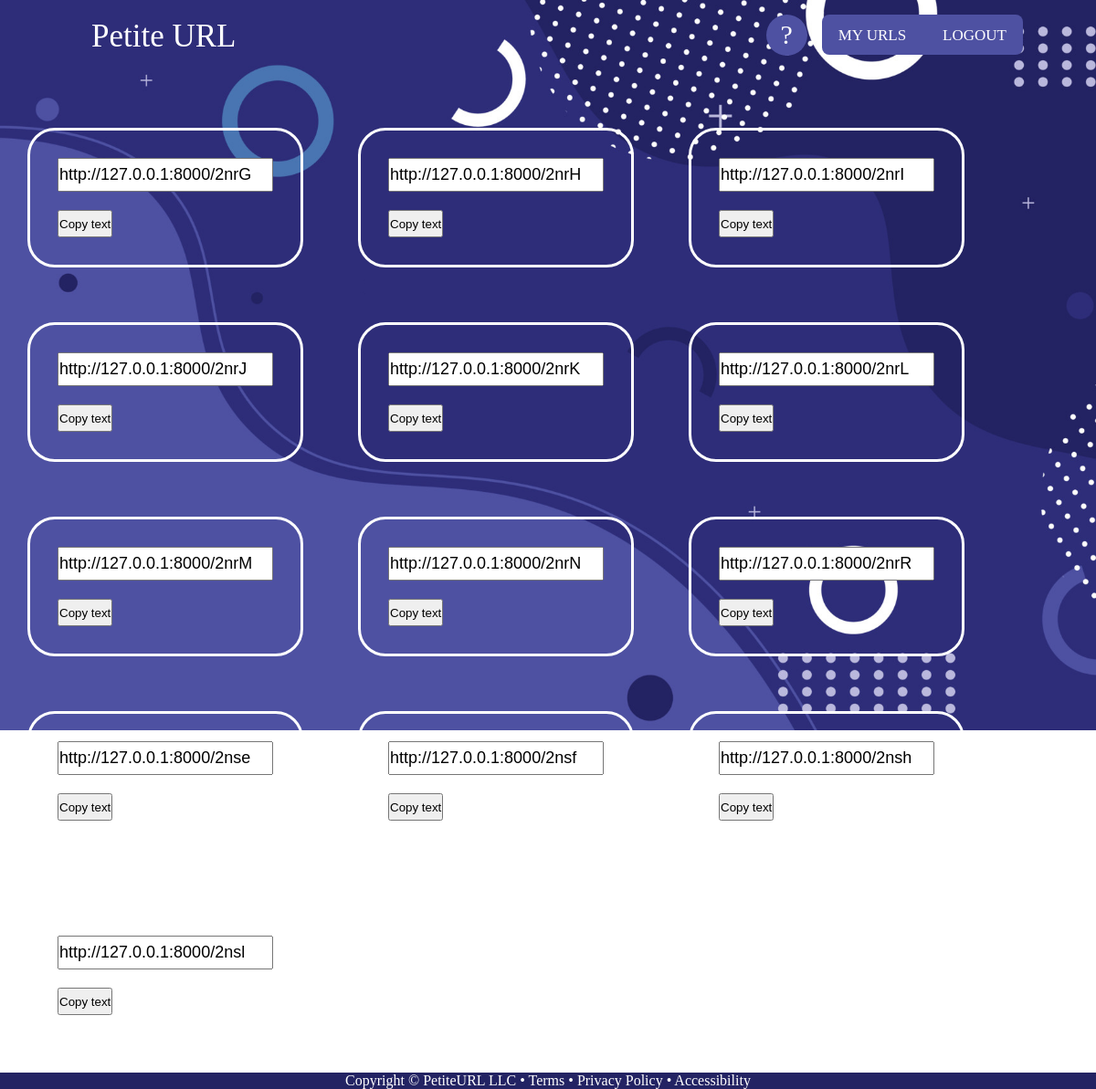
Screenshot of /my-urls/ (signed in) with the database file from the repository.
### app/models.py (models this page shows, shortened)
class ShortURL(models.Model):
    id = models.UUIDField(default=uuid.uuid4, unique=True, primary_key=True, editable=False)
    original_url = models.URLField(max_length=2050, null=False, blank=False)
    short_url = models.CharField(max_length=7, unique=True, null=True, blank=True)
    user = models.ForeignKey(User, on_delete=models.CASCADE, null=True, blank=True)
    time_date_created = models.DateTimeField()

### app/views.py (the view)
# urls.py: path('my-urls/', views.myUrls, name="my-urls"),
@login_required(login_url='login')
def myUrls(request):
    obj = request.user
    list = ShortURL.objects.filter(user = obj)
    context = {'list' : list}
    return render(request, 'app/myURLs.html', context)

### app/templates/app/myURLs.html (shortened to what this page needs)
{% extends 'index.html' %}
{% block content %}
<div class="url-container">
    {% for i in list %}
    <div class="url">
        <input type="text" value="http://127.0.0.1:8000/{{i.short_url}}" id="{{ forloop.counter }}" style="width:fit-content;"></input>
        <br>
        <button class="button" onclick="myFunction2({{ forloop.counter }})" style="width:fit-content;">Copy text</button>
    </div>
    {% empty %}
    <h1>No URLs yet</h1>
    {% endfor %}
</div>
{% endblock content %}

### templates/index.html (shortened to what this page needs)
{% load static %}
<!DOCTYPE html>
<html lang="en">
<head>
    <link rel="stylesheet" href="{%static 'app/style.css'%}">
</head>
<body>
    <nav>
        <a class="logo" href="/">Petite URL</a>
        <ul>
            {% if request.user.is_authenticated %}
            <li><a class="active" href="/my-urls/">My URLs</a></li>
                <li><a href="/logout/">Logout</a></li>
            {% else %}
                <li><a href="/register/">Sign Up</a></li>
                <li><a href="/login/">Sign In</a></li>
            {% endif %}
        </ul>
        <a class="help" href="#">?</a>
    </nav>
    <div>
        <div class="container">
            {% block content %}
            {% endblock content %}
        </div>
    </div>
    <footer>
        <p>Copyright © PetiteURL LLC  •  Terms  •  Privacy Policy  •  Accessibility</p>
    </footer>
</body>
</html>

### static/app/style.css (style rules this page uses)
* { padding: 0; margin: 0; text-decoration: none; list-style: none; box-sizing: border-box; }
body { display: flex; flex-direction: column; justify-content: space-between; align-items: center; font-family: montserrat; background: url(bg.jpg) no-repeat; background-size: cover; height: calc(100vh); }
nav { height: 80px; width: 100%; }
a.logo { color: white; font-size: 35px; line-height: 80px; padding-left: 100px; cursor: pointer; }
nav ul { float: right; height: 44px; margin: 16px 80px 16px 0px; background-color: #4e51a2; border-radius: 8px!important; }
nav ul li { display: inline-block; line-height: 45px; margin: 0 5px; }
nav ul li a { color: white; font-size: 17px; padding: 7px 13px; border-radius: 3px; text-transform: uppercase; }
nav a.help { display: block; float: right; width: 45px; height: 45px; border-radius: 100%; margin: 16px; background-color: #4e51a2; color: white; text-align: center; line-height: 30px; font-size: 30px; padding: 7px 13px; }
.url-container { display: flex; flex-direction: row; flex-wrap: wrap; font-weight: 500; font-size: large; color: white; margin-top: 30px; }
.url { border: solid; border-color: white; border-radius: 30px; margin: 30px; padding: 30px; }
input { width: 100%; height: 37px; font-family: sans-serif; font-size: 18px; }
.button { margin-top: 20px; width: 80px; height: 30px; }
footer { display: flex; justify-content: space-around; align-items: flex-end; width: 100%; color: white; background-color: #232363; text-align: center; }

### rows the page displays
ShortURL: short_url "http://127.0.0.1:8000/2nrG"
ShortURL: short_url "http://127.0.0.1:8000/2nrH"
ShortURL: short_url "http://127.0.0.1:8000/2nrI"
ShortURL: short_url "http://127.0.0.1:8000/2nrJ"
ShortURL: short_url "http://127.0.0.1:8000/2nrK"
ShortURL: short_url "http://127.0.0.1:8000/2nrL"
ShortURL: short_url "http://127.0.0.1:8000/2nrM"
ShortURL: short_url "http://127.0.0.1:8000/2nrN"
ShortURL: short_url "http://127.0.0.1:8000/2nrR"
ShortURL: short_url "http://127.0.0.1:8000/2nse"
ShortURL: short_url "http://127.0.0.1:8000/2nsf"
ShortURL: short_url "http://127.0.0.1:8000/2nsh"
ShortURL: short_url "http://127.0.0.1:8000/2nsl"
